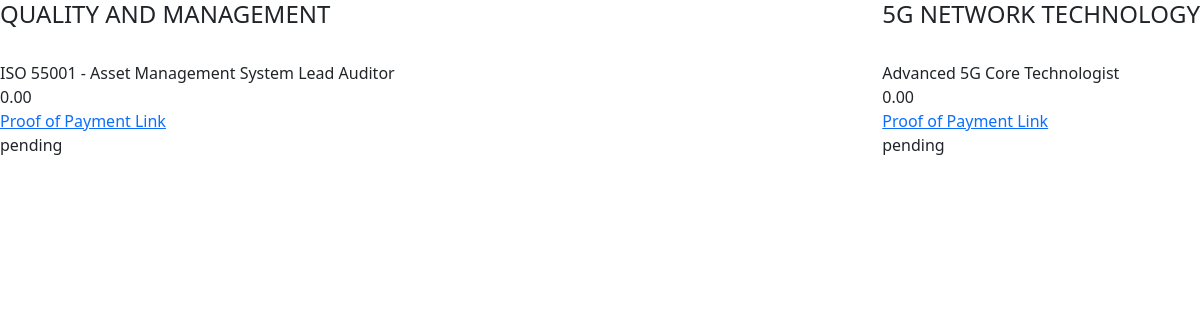
Page /course/mycourses/ (signed in) on the earlier database version.
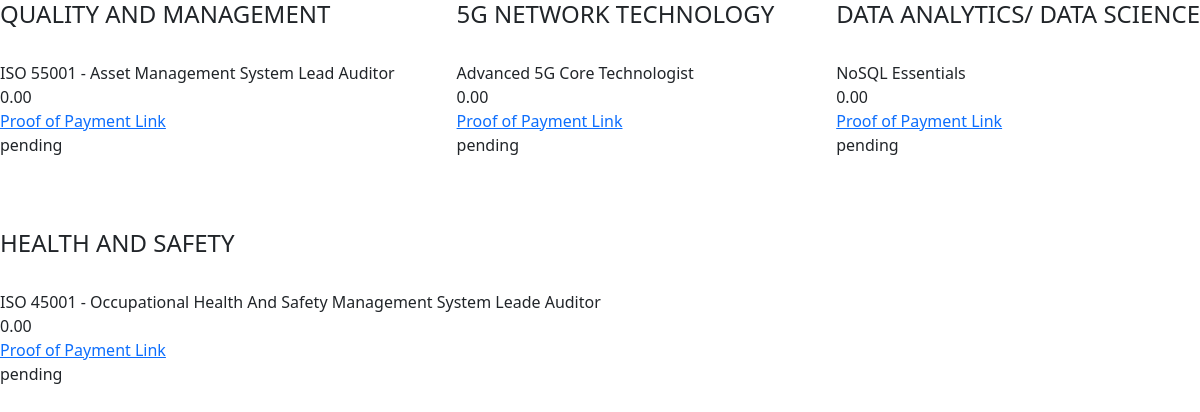
Same page on the later database version.
### course/models.py (models this page shows, shortened)
class OrderedCourse(models.Model):
    class StatusChoices(models.TextChoices):
        PENDING = 'pending', 'Pending'
        PROCESSING = 'processing', 'Processing'
        PAID = 'paid', 'Paid'
        CANCELLED = 'cancelled', 'Cancelled'
        COMPLETED = 'completed', 'Completed'
    user = models.ForeignKey(Custom_user, related_name='ordered_courses',on_delete=models.CASCADE)
    course = models.ForeignKey(Course, related_name='ordered_courses', on_delete=models.CASCADE)
    price = models.DecimalField(max_digits=12, decimal_places=2, default=0)
    proof_of_payment = models.ImageField(upload_to='payment_images/')
    status = models.CharField(max_length=20, choices=StatusChoices.choices,default=StatusChoices.PENDING)

class Course(models.Model):
    category = models.ForeignKey(Category, related_name='courses',on_delete=models.CASCADE)
    course = models.CharField(max_length=255)
    duration = models.CharField(max_length=255)
    price = models.DecimalField(max_digits=12, decimal_places=2)
    def __str__(self):
        return self.course

class Category(models.Model):
    name = models.CharField(max_length=255)
    class Meta:
        ordering = ('name',)
        verbose_name_plural = 'Categories'
    def __str__(self):
        return self.name

### course/views.py (the view)
# urls.py: path('mycourses/', views.my_courses, name='my_courses' ),
@login_required
def my_courses(request):
    ordered_courses = OrderedCourse.objects.filter(user=request.user)
    user = request.user
    return render(request, 'course/mycourses.html',{
        'ordered_courses': ordered_courses,
        'user' : user
    })

### course/templates/course/mycourses.html
{% extends 'account/base.html' %}
{% block content %}
<div style="display:flex; justify-content:space-between; flex-wrap:wrap;">
{%  for ordered_course in  ordered_courses %}
<div>
    <h4>{{ordered_course.course.category}}</h4><br>
    {{ordered_course.course}} <br>
    {{ordered_course.price}} <br>
    <div><a href="{% url 'account:viewpayment' ordered_course.id  %}">Proof of Payment Link</a></div>
    {{ordered_course.status}} <br> <br><br><br>
</div>
{% endfor %}
</div>
{% endblock %}

### account/templates/account/base.html (shortened to what this page needs)
<html lang="en">
<head>
    <link href="https://cdn.jsdelivr.net/npm/bootstrap@5.3.0-alpha1/dist/css/bootstrap.min.css" rel="stylesheet">
</head>
<body>
    {% block content %}
    {% endblock %}
    <link href="https://cdn.jsdelivr.net/npm/bootstrap@5.3.0-alpha1/dist/css/bootstrap.min.css" rel="stylesheet">
</body>
</html>

Differences in the rows shown:
added OrderedCourse: course "NoSQL Essentials", price "0.00", status "pending"
added OrderedCourse: course.category "HEALTH AND SAFETY", course "ISO 45001 - Occupational Health And Safety Management System Leade Auditor", price "0.00", status "pending"
